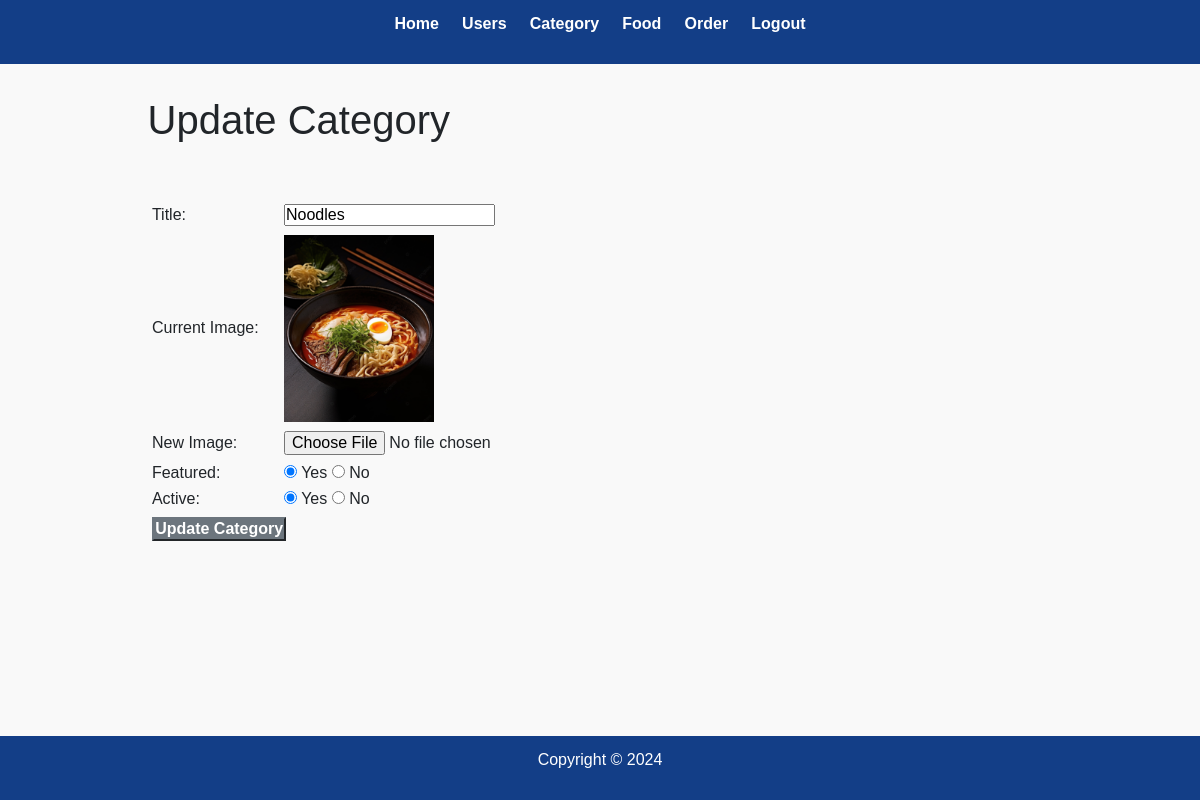
Screenshot of /admin/update-category.php?id=13 (signed in) with the database file from the repository.
### tables this page shows
CREATE TABLE `tbl_category` (
  `id` int(10) UNSIGNED NOT NULL,
  `title` varchar(100) NOT NULL,
  `image_name` varchar(255) NOT NULL,
  `featured` varchar(10) NOT NULL,
  `active` varchar(10) NOT NULL
);

### admin/update-category.php (the view, shortened to what this page needs)
<?php include('includes/menu.php'); ?>
<div class="main-content">
    <div class="wrapper">
        <h1>Update Category</h1>
        <br><br>
        <?php
            if(isset($_GET['id']))
            {
                $id = $_GET['id'];
                $sql = "SELECT * FROM tbl_category WHERE id=$id";
                $res = mysqli_query($conn, $sql);
                $count = mysqli_num_rows($res);
                if($count==1)
                {
                    $row = mysqli_fetch_assoc($res);
                    $title = $row['title'];
                    $current_image = $row['image_name'];
                    $featured = $row['featured'];
                    $active = $row['active'];
                }
                else
                {
                    $_SESSION['no-category-found'] = "<div class='error'>Category not Found.</div>";
                    header('location:'.SITEURL.'admin/manage-category.php');
                }
            }
            else
            {
                header('location:'.SITEURL.'admin/manage-category.php');
            }
        ?>
        <form action="" method="POST" enctype="multipart/form-data">
            <table class="tbl-30">
                <tr>
                    <td>Title: </td>
                    <td>
                        <input type="text" name="title" value="<?php echo $title; ?>">
                    </td>
                </tr>
                <tr>
                    <td>Current Image: </td>
                    <td>
                        <?php
                            if($current_image != "")
                            {
                                ?>
                                <img src="<?php echo SITEURL; ?>images/category/<?php echo $current_image; ?>" width="150px">
                                <?php
                            }
                            else
                            {
                                echo "<div class='error'>Image Not Added.</div>";
                            }
                        ?>
                    </td>
                </tr>
                <tr>
                    <td>New Image: </td>
                    <td>
                        <input type="file" name="image">
                    </td>
                </tr>
                <tr>
                    <td>Featured: </td>
                    <td>
                        <input <?php if($featured=="Yes"){echo "checked";} ?> type="radio" name="featured" value="Yes"> Yes
                        <input <?php if($featured=="No"){echo "checked";} ?> type="radio" name="featured" value="No"> No
                    </td>
                </tr>
                <tr>
                    <td>Active: </td>
                    <td>
                        <input <?php if($active=="Yes"){echo "checked";} ?> type="radio" name="active" value="Yes"> Yes
                        <input <?php if($active=="No"){echo "checked";} ?> type="radio" name="active" value="No"> No
                    </td>
                </tr>
                <tr>
                    <td>
                        <input type="submit" name="submit" value="Update Category" class="btn-secondary">
                    </td>
                </tr>
            </table>
        </form>
    </div>
</div>
<?php include('includes/footer.php'); ?>

### css/admin.css (style rules this page uses)
* { margin: 0; padding: 0; font-family: Arial, Helvetica, sans-serif; }
.wrapper { padding: 1%; width: 80%; margin: 0 auto; }
.tbl-30 { width: 30%; }
table tr td { padding: 1%; }
.btn-secondary { background-color: #7bed9f; padding: 1%; color: black; text-decoration: none; font-weight: bold; }
.main-content { background-color: #f1f2f6; padding: 3% 0; }
html, body { height: 100%; margin: 0; display: flex; flex-direction: column; }
.main-content { flex: 1; padding: 20px; box-sizing: border-box; background-color: #f9f9f9; }

### rows the page displays
tbl_category: title "Noodles", image_name (picture), featured "☑", active "☑"
